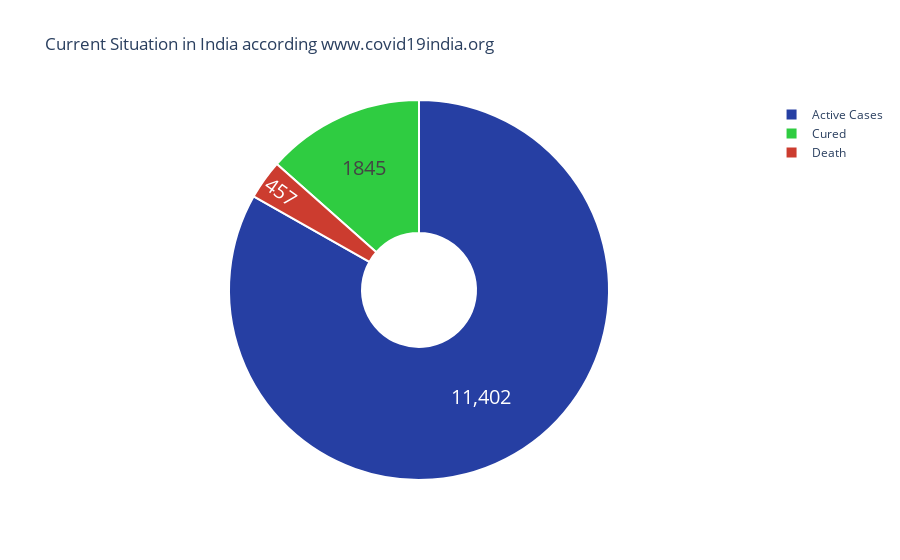

Here is the notebook cell this chart was saved with:
### Code cell
#Overall 
ac= df_india['active'].sum()
rvd = df_india['recovered'].sum()
dth = df_india['deaths'].sum()
fig = go.Figure(data=[go.Pie(labels=['Active Cases','Cured','Death'],
                             values= [ac,rvd,dth],hole =.3)])
fig.update_traces(hoverinfo='label+percent', textinfo='value', textfont_size=20,
                  marker=dict(colors=['#263fa3', '#2fcc41','#cc3c2f'], line=dict(color='#FFFFFF', width=2)))
fig.update_layout(title_text='Current Situation in India according www.covid19india.org',plot_bgcolor='rgb(275, 270, 273)')
fig.show()

### Figure 1 — Plotly figure (JSON) as saved in the notebook; plotly's stock layout.template omitted (floating-point values rounded to 4 significant figures)
{"data": [{"hole": 0.3, "hoverinfo": "label+percent", "labels": ["Active Cases", "Cured", "Death"], "marker": {"colors": ["#263fa3", "#2fcc41", "#cc3c2f"], "line": {"color": "#FFFFFF", "width": 2}}, "textfont": {"size": 20}, "textinfo": "value", "type": "pie", "values": [11402, 1845, 457]}], "layout": {"plot_bgcolor": "rgb(275, 270, 273)", "title": {"text": "Current Situation in India according www.covid19india.org"}}}
